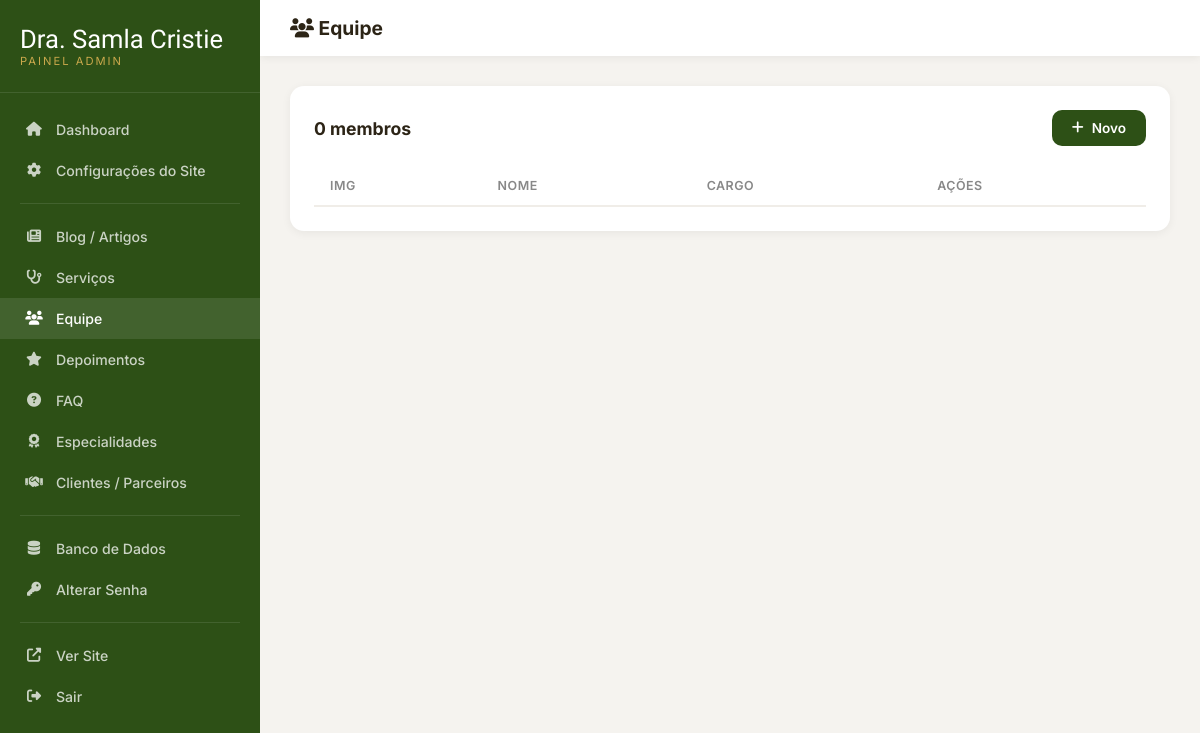
The page /admin/team.php (signed in) on the database as committed earlier.
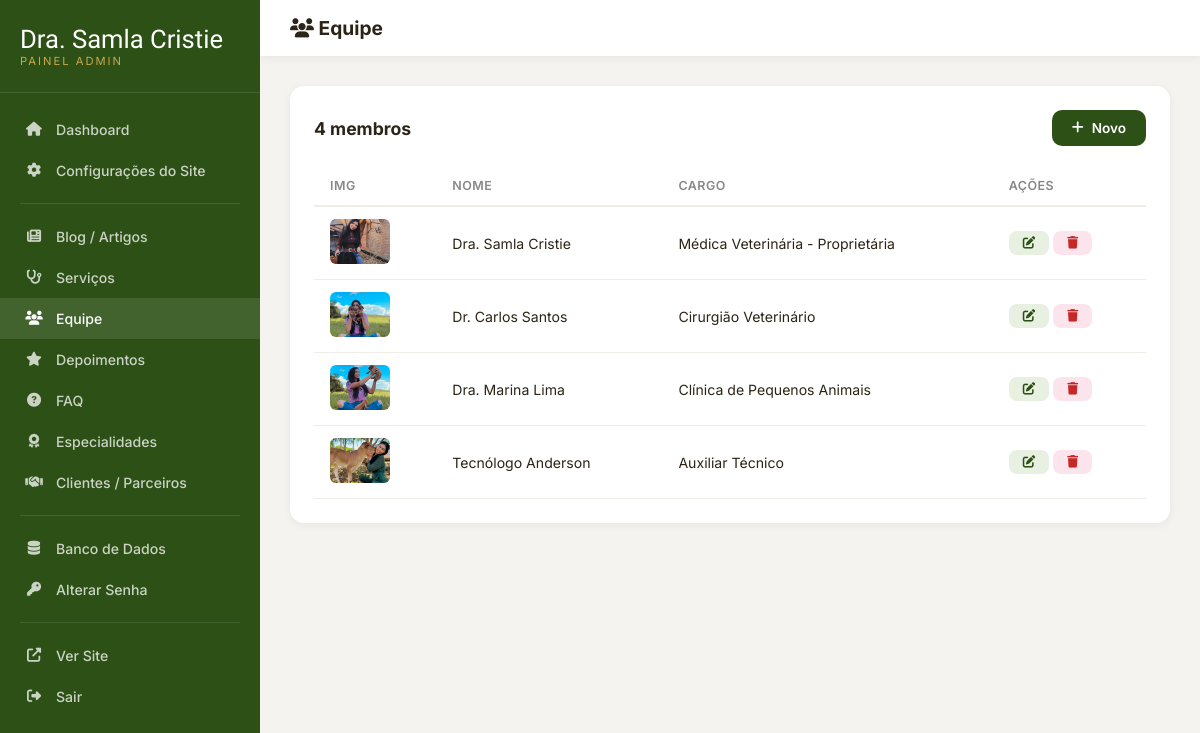
The same page on the database as committed later.
### tables this page shows
CREATE TABLE IF NOT EXISTS `team` (
    `id` INT AUTO_INCREMENT PRIMARY KEY,
    `name` VARCHAR(200) NOT NULL,
    `role` VARCHAR(200),
    `description` TEXT,
    `image` VARCHAR(255),
    `sort_order` INT DEFAULT 0,
    `active` TINYINT(1) DEFAULT 1,
    `created_at` TIMESTAMP DEFAULT CURRENT_TIMESTAMP
);

### config.php (called while the page is built, shortened)
<?php
function e($str) {
    return htmlspecialchars($str ?? '', ENT_QUOTES, 'UTF-8');
}

### admin/team.php (the view, shortened to what this page needs)
<?php
$db = getDB(); $msg = ''; $editItem = null;
$items=$db->query("SELECT * FROM team ORDER BY sort_order")->fetchAll();
?>
<!DOCTYPE html><html lang="pt-BR"><head><meta charset="UTF-8"><meta name="viewport" content="width=device-width,initial-scale=1.0"><title>Equipe - Admin</title>
<link rel="stylesheet" href="https://cdnjs.cloudflare.com/ajax/libs/font-awesome/6.5.1/css/all.min.css"><link rel="stylesheet" href="admin.css"></head><body>
<div class="admin-wrapper"><?php include 'sidebar.php'; ?>
<div class="main-content">
<div class="topbar"><div style="display:flex;align-items:center;gap:12px;"><h2><i class="fas fa-users"></i> Equipe</h2></div></div>
<div class="content">
<?php if($editItem!==null):?>
<div class="admin-card"><form method="POST" enctype="multipart/form-data"><input type="hidden" name="id" value="<?=e($editItem['id'])?>">
<div class="form-grid">
<div class="form-group"><label>Nome</label><input type="text" name="name" value="<?=e($editItem['name'])?>" required></div>
<div class="form-group"><label>Cargo/Função</label><input type="text" name="role" value="<?=e($editItem['role'])?>"></div>
<div class="form-group form-full"><label>Descrição</label><textarea name="description" rows="3"><?=e($editItem['description'])?></textarea></div>
<div class="form-group"><label>Imagem</label><input type="text" name="image" value="<?=e($editItem['image'])?>">
<?php if($editItem['image']):?><img src="../<?=e($editItem['image'])?>" class="img-preview"><?php endif;?>
<input type="file" name="image_file" accept="image/*" style="margin-top:8px;"></div>
<div class="form-group"><label>Ordem</label><input type="number" name="sort_order" value="<?=e($editItem['sort_order'])?>"></div>
<div class="form-group"><label style="margin-bottom:10px;">Status</label><label style="display:flex;align-items:center;gap:8px;font-size:0.9rem;text-transform:none;letter-spacing:0;"><input type="checkbox" name="active" <?=$editItem['active']?'checked':''?>> Ativo</label></div>
</div><div class="form-actions"><button type="submit" class="btn-save"><i class="fas fa-save"></i> Salvar</button><a href="team.php" class="btn-cancel">Cancelar</a></div></form></div>
<?php else:?>
<div class="admin-card"><div class="admin-card-header"><h3><?=count($items)?> membros</h3><a href="team.php?new=1" class="btn-add"><i class="fas fa-plus"></i> Novo</a></div>
<table class="admin-table"><thead><tr><th>Img</th><th>Nome</th><th>Cargo</th><th>Ações</th></tr></thead><tbody>
<?php foreach($items as $i):?><tr><td><img src="../<?=e($i['image'])?>"></td><td><?=e($i['name'])?></td><td><?=e($i['role'])?></td>
<td><a href="team.php?edit=<?=$i['id']?>" class="btn-sm btn-edit"><i class="fas fa-edit"></i></a> <a href="team.php?delete=<?=$i['id']?>" class="btn-sm btn-delete" onclick="return confirm('Excluir?')"><i class="fas fa-trash"></i></a></td></tr>
<?php endforeach;?></tbody></table></div>
<?php endif;?></div></div></div></body></html>

Rows that differ between the two databases and show on the page:
added team: image (picture), name "Dra. Samla Cristie", role "Médica Veterinária - Proprietária"
added team: image (picture), name "Dr. Carlos Santos", role "Cirurgião Veterinário"
added team: image (picture), name "Dra. Marina Lima", role "Clínica de Pequenos Animais"
added team: image (picture), name "Tecnólogo Anderson", role "Auxiliar Técnico"
Other text that changed with them:
count($items): "0" → "4"
